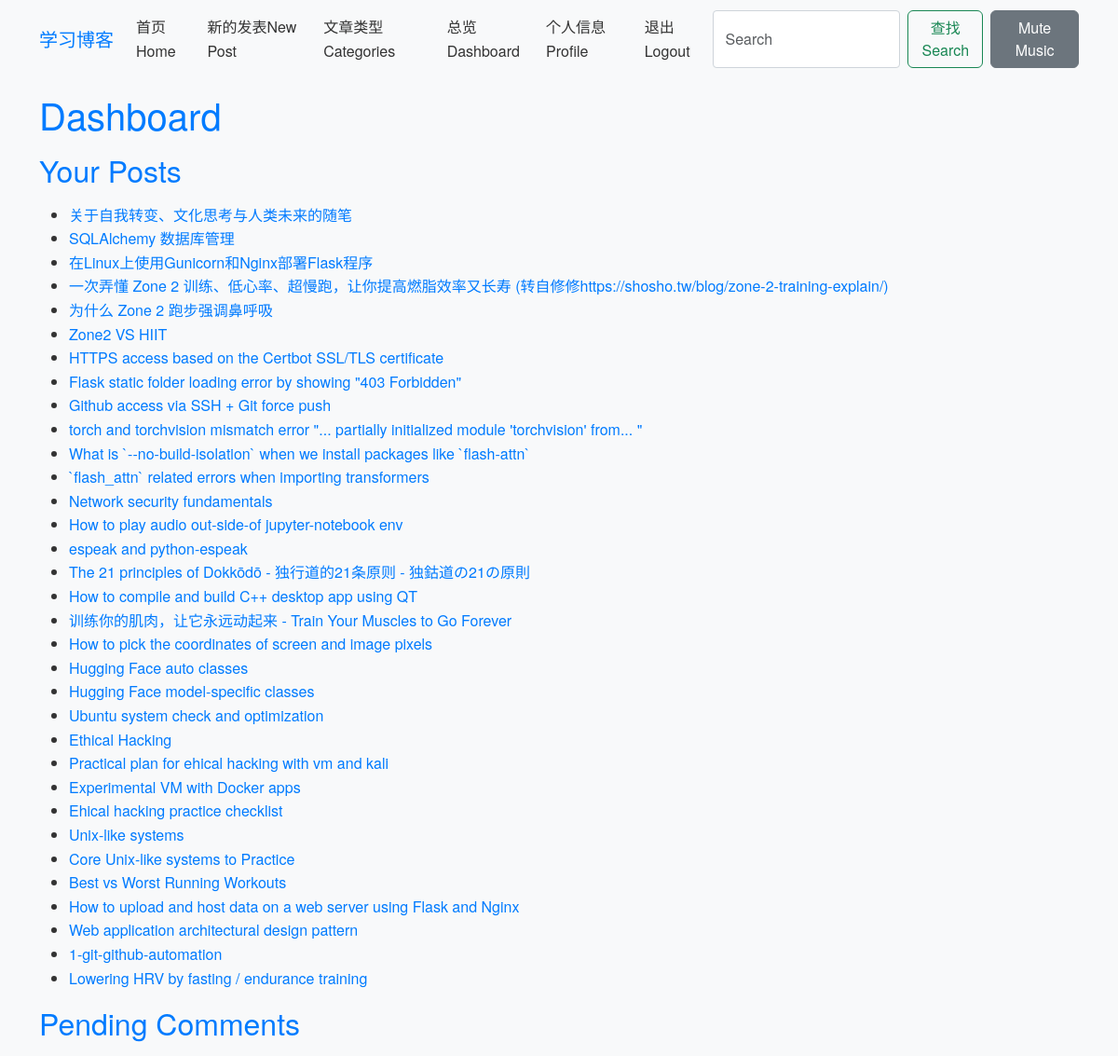
Page /dashboard (signed in) on the earlier database version.
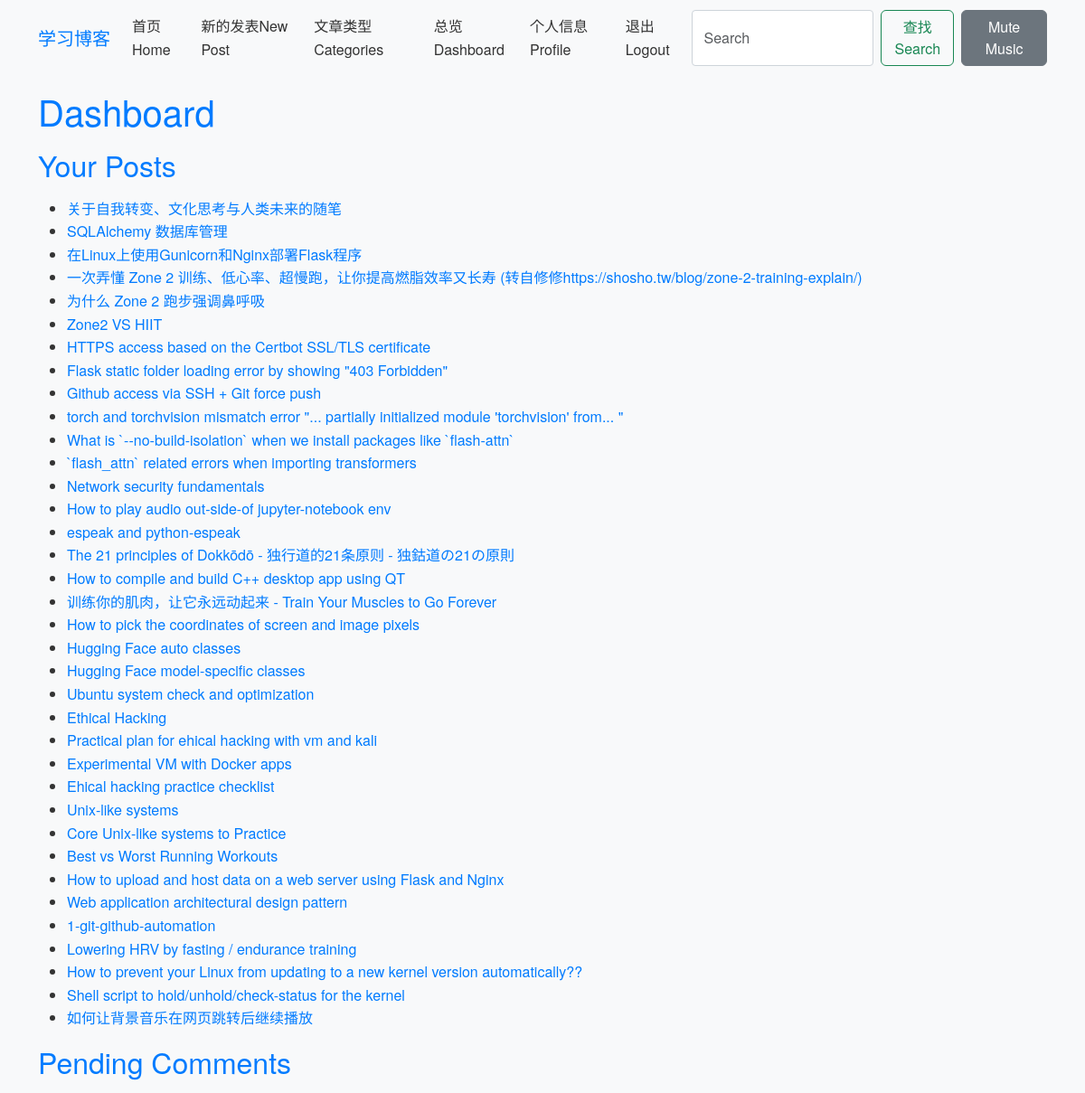
Same page on the later database version.
### app/models.py (models this page shows)
class Post(db.Model):
    id = db.Column(db.Integer, primary_key=True)
    title = db.Column(db.String(100), nullable=False)
    body = db.Column(db.Text, nullable=False)
    timestamp = db.Column(db.DateTime, index=True, default=datetime.utcnow)
    user_id = db.Column(db.Integer, db.ForeignKey('user.id'), nullable=False)
    category_id = db.Column(db.Integer, db.ForeignKey('category.id'))
    comments = db.relationship('Comment', backref='post', lazy='dynamic')

### app/routes.py (the view)
@bp.route('/dashboard')
@login_required
def dashboard():
    posts = current_user.posts.all()
    comments_pending = Comment.query.filter_by(approved=False).all()
    return render_template('dashboard.html', posts=posts, comments_pending=comments_pending)

### app/__init__.py (called while the page is built)
def create_app(config_class=Config):
    app = Flask(__name__)
    app.config.from_object(config_class)
    os.makedirs(app.config['UPLOAD_FOLDER'], exist_ok=True)
    db.init_app(app)
    migrate.init_app(app, db)
    login_manager.init_app(app)
    from app.models import User
    @login_manager.user_loader
    def load_user(user_id):
        return User.query.get(int(user_id))
    from app.routes import bp as main_bp  # Import the blueprint
    app.register_blueprint(main_bp)  # Register the blueprint
    with app.app_context():
        print("Registered routes:", [rule.rule for rule in app.url_map.iter_rules()])
    return app

### app/templates/dashboard.html (shortened to what this page needs)
{% extends 'base.html' %}
{% block content %}
<h1>Dashboard</h1>
<h2>Your Posts</h2>
<ul>
    {% for post in posts %}
    <li><a href="{{ url_for('main.post', post_id=post.id) }}">{{ post.title }}</a></li>
    {% endfor %}
</ul>
<h2>Pending Comments</h2>
{% endblock %}

Differences in the rows shown:
added Post: title "How to prevent your Linux from updating to a new kernel version automatically??"
added Post: title "Shell script to hold/unhold/check-status for the kernel"
added Post: title "如何让背景音乐在网页跳转后继续播放"
